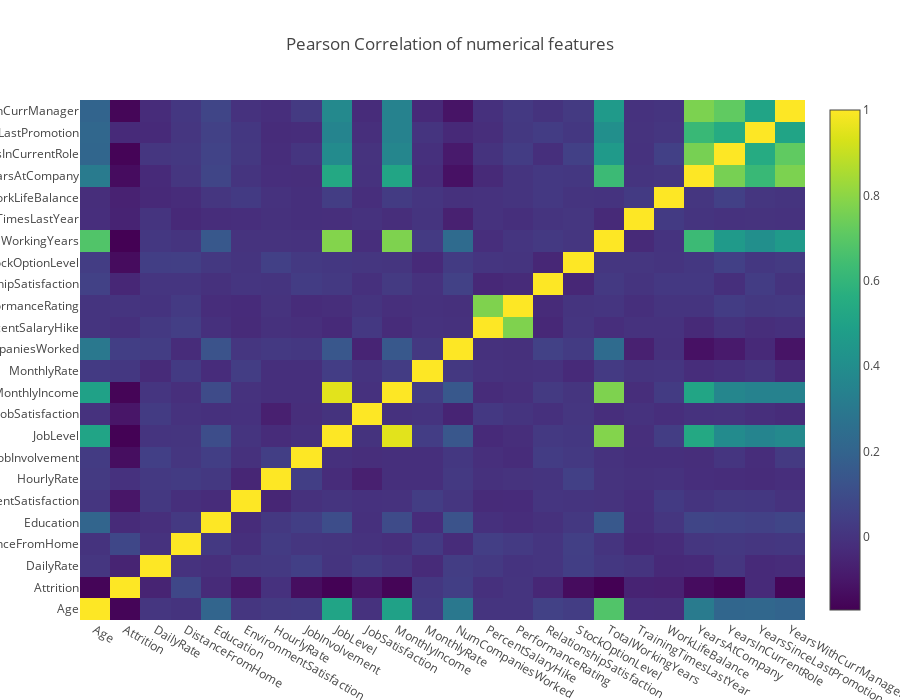

Source (notebook cell):
### Markdown cell above
Another thing we should be aware of is that there are numerical fields which are actually categorical:

Education:
1 'Below College' 2 'College' 3 'Bachelor' 4 'Master' 5 'Doctor'

EnvironmentSatisfaction:
1 'Low' 2 'Medium' 3 'High' 4 'Very High'

JobInvolvement:
1 'Low' 2 'Medium' 3 'High' 4 'Very High'

JobSatisfaction:
1 'Low' 2 'Medium' 3 'High' 4 'Very High'

PerformanceRating:
1 'Low' 2 'Good' 3 'Excellent' 4 'Outstanding'

RelationshipSatisfaction:
1 'Low' 2 'Medium' 3 'High' 4 'Very High'

WorkLifeBalance:
1 'Bad' 2 'Good' 3 'Better' 4 'Best'

This representation is weak monotonic mapping from real metrics to integers, so let it be. Probably it would be better to change it to one-hot encoding, for methods other than decision trees to work better.

### Code cell
# creating a list of only numerical values
numerical_data = attrition._get_numeric_data()
layout = go.Layout(
    title='Pearson Correlation of numerical features',
    xaxis = dict(ticks='', nticks=36),
    yaxis = dict(ticks='' ),
    width = 900, height = 700,
)
fig = go.Figure(data=[
    go.Heatmap(
        z=numerical_data.astype(np.float64).corr().values, # Generating the Pearson correlation
        x=numerical_data.columns.values,
        y=numerical_data.columns.values,
        colorscale='Viridis',
        reversescale = False,
        text = True ,
        opacity = 1.0
        
    )
], layout=layout)
py.iplot(fig, filename='labelled-heatmap')

### Figure 1 — Plotly figure (JSON) as saved in the notebook; plotly's stock layout.template omitted (floating-point values rounded to 4 significant figures; data arrays with more than 128 entries replaced by an {"elided": "..."} marker saying what was removed)
{"data": [{"colorscale": "Viridis", "opacity": 1, "reversescale": false, "text": true, "type": "heatmap", "x": ["Age", "Attrition", "DailyRate", "DistanceFromHome", "Education", "EnvironmentSatisfaction", "HourlyRate", "JobInvolvement", "JobLevel", "JobSatisfaction", "MonthlyIncome", "MonthlyRate", "NumCompaniesWorked", "PercentSalaryHike", "PerformanceRating", "RelationshipSatisfaction", "StockOptionLevel", "TotalWorkingYears", "TrainingTimesLastYear", "WorkLifeBalance", "YearsAtCompany", "YearsInCurrentRole", "YearsSinceLastPromotion", "YearsWithCurrManager"], "y": ["Age", "Attrition", "DailyRate", "DistanceFromHome", "Education", "EnvironmentSatisfaction", "HourlyRate", "JobInvolvement", "JobLevel", "JobSatisfaction", "MonthlyIncome", "MonthlyRate", "NumCompaniesWorked", "PercentSalaryHike", "PerformanceRating", "RelationshipSatisfaction", "StockOptionLevel", "TotalWorkingYears", "TrainingTimesLastYear", "WorkLifeBalance", "YearsAtCompany", "YearsInCurrentRole", "YearsSinceLastPromotion", "YearsWithCurrManager"], "z": {"elided": "24x24 float values"}}], "layout": {"height": 700, "title": "Pearson Correlation of numerical features", "width": 900, "xaxis": {"nticks": 36, "ticks": ""}, "yaxis": {"ticks": ""}}}
